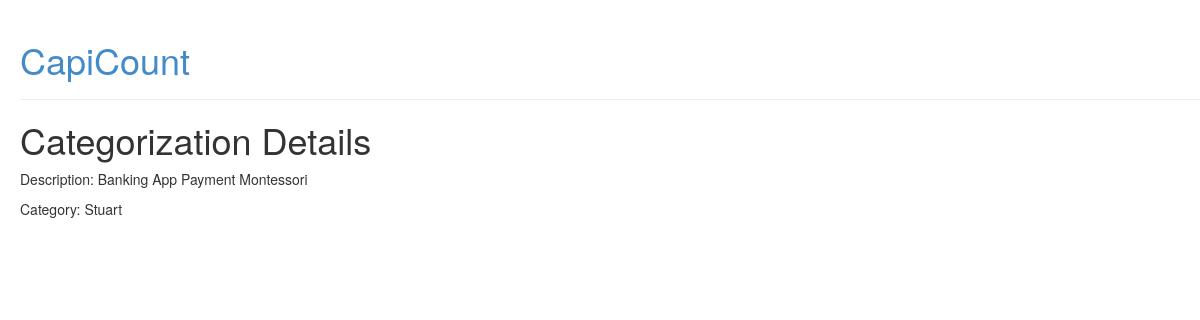
/budget/categorization/34, run on the app's committed database.
### budget/models.py (models this page shows, shortened)
class Categorization(models.Model):
    description = models.TextField()
    category = models.ForeignKey(Category, on_delete=models.CASCADE)

class Category(models.Model):
    name = models.TextField(max_length=50)
    importance = models.IntegerField()

### budget/views/categorization.py (the view)
# urls.py: path('categorization/<int:pk>', categorization.CategorizationDetail.as_view(),
class CategorizationDetail(DetailView):
    model = Categorization
    form_class = CategorizationForm

### budget/templates/budget/categorization_detail.html
{% extends 'base.html' %}
{% block content %}
<h1>Categorization Details</h1>
<p>Description: {{object.description}}</p>
<p>Category: {{object.category.name}}</p>
{% endblock %}

### budget/static/budget/style.css (style rules this page uses)
body { margin-left: 20px; }

### data on the page
Categorization: description "Banking App Payment Montessori", category.name "Stuart"
